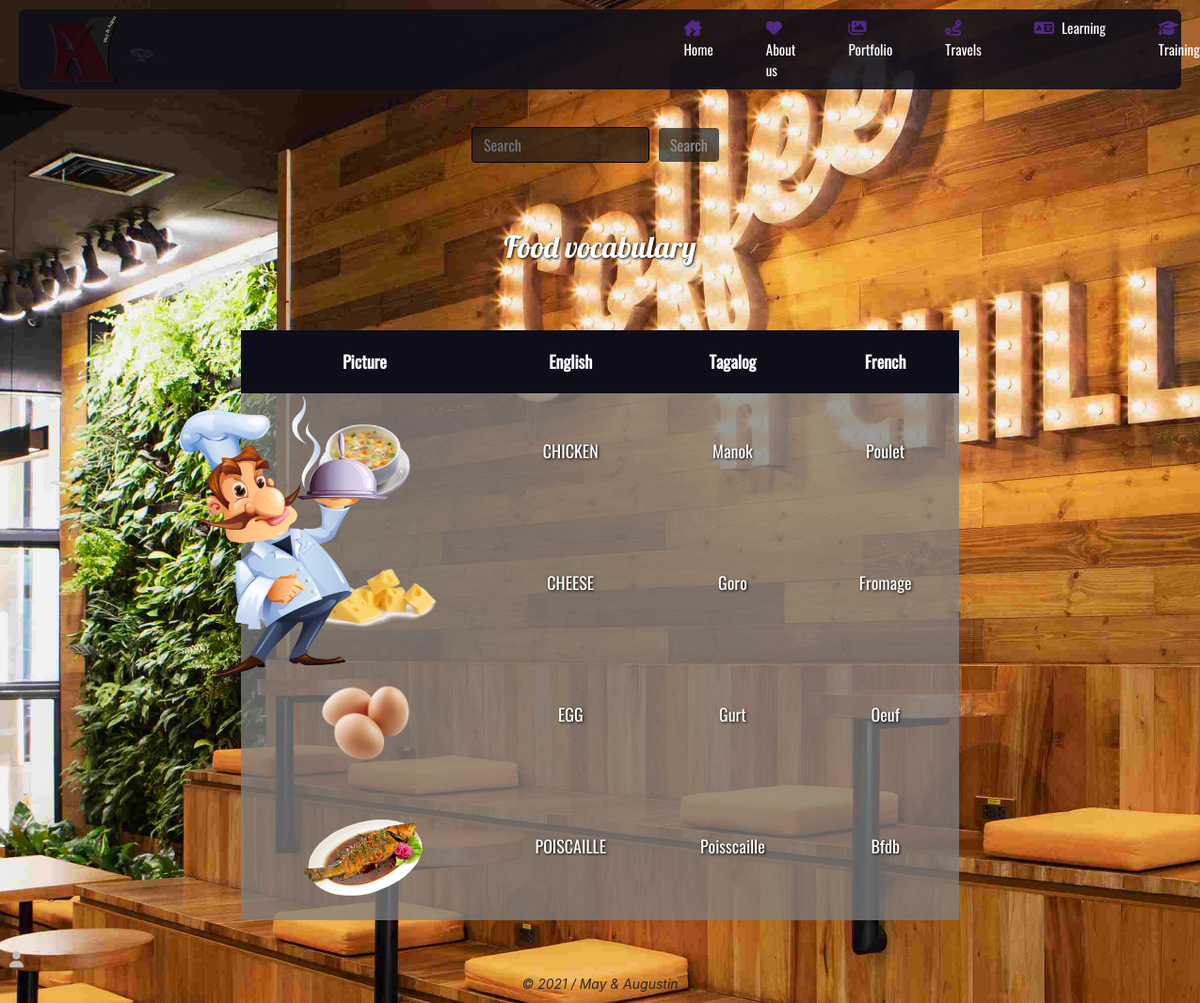
Page /cooking.php on the committed database.
### tables this page shows
CREATE TABLE IF NOT EXISTS `cooking` (
  `id` int NOT NULL AUTO_INCREMENT,
  `picture` varchar(255) NOT NULL,
  `tagalog` varchar(255) DEFAULT NULL,
  `french` varchar(255) DEFAULT NULL,
  `english` varchar(255) DEFAULT NULL,
  PRIMARY KEY (`id`)
);

### assets/functions/queries.php (called while the page is built, shortened)
<?php
$cooking = $bdd->query('SELECT * FROM cooking');

### assets/functions/functions.php (called while the page is built, shortened)
<?php
require('env.php');
try {
    $bdd = new PDO('mysql:host=localhost;dbname=tagalog;charset=utf8', $user, $mdp);
}
catch (Exception $e) {
    die('Erreur : ' . $e->getMessage());
}
require('queries.php');

### cooking.php (the view, shortened to what this page needs)
<?php
    require('assets/functions/functions.php');
    include('assets/header.php');
?>
<div class="main-container main-container-cooking">
    <section class="search-section">
        <form class="form-inline">
            <input class="form-control" type="search" placeholder="Search" aria-label="Search">
            <button class="btn btn-outline-success" type="submit">Search</button>
        </form>
    </section>
        <img src="assets/pictures/vocabulary/cooking/background.png" alt="background chef" class="background-picture">
        <section class="words-section-cooking">
                <h2>Food vocabulary</h2>
                <article class="cooking-article-words">
                    <table>
                        <tr>
                            <th>Picture</th>
                            <th>English</th>
                            <th>Tagalog</th>
                            <th>French</th>
                        </tr>
                        <?php while ($data = $cooking->fetch()) { ?>
                            <tr>
                                <td><img src="assets/pictures/vocabulary/cooking/<?php echo $data['picture']; ?>" class="picture-cooking" alt=""></td>
                                <td class="english-trad"><p><?php echo $data['english']; ?></p></td>
                                <td class="tagalog-trad"><p><?php echo $data['tagalog']; ?></p></td>
                                <td class="french-trad"><p><?php echo $data['french']; ?></p></td>
                            </tr>
                        <?php }; ?>
                    </table>
                </article>
        </section>
</div>
<?php include('assets/footer.php'); ?>

### scss/style.css (style rules this page uses)
body { display:-webkit-box;display:-ms-flexbox;display:flex;-webkit-box-orient:vertical;-webkit-box-direction:normal;-ms-flex-direction:column;flex-direction:column;-webkit-box-pack:justify;-ms-flex-pack:justify;justify-content:space-between }
.cooking-body { background-image:url("../assets/pictures/vocabulary/cooking/background-1.jpeg");background-size:cover }
.main-container { width:95%;margin:0 auto }
h2 { text-align:center;color:white;font-family:'Lobster-regular';margin:40px 0 70px 0;text-shadow:1px 1px 3px #000000 }
.tagalog-trad::first-letter,.french-trad::first-letter { text-transform:uppercase }
.english-trad { text-transform:uppercase }
.search-section { padding:30px 0;font-family:'Oswald-regular' }
.search-section form { display:-webkit-box;display:-ms-flexbox;display:flex;-webkit-box-pack:center;-ms-flex-pack:center;justify-content:center }
.search-section form input { background-color:#181818b0;color:white;border:1px solid black }
.search-section form button { background-color:#181818b0;color:#919191;margin:0 10px;border:none }
.main-container-cooking { border-radius:5px }
.main-container-cooking .background-picture { height:300px;position:absolute;top:420px;left:190px }
.main-container-cooking .words-section-cooking { font-family:'Oswald-regular';color:white }
.main-container-cooking .words-section-cooking .cooking-article-words table { margin:20px auto;text-align:center }
.main-container-cooking .words-section-cooking .cooking-article-words table th { padding:20px;background-color:#0e0e1a;font-size:18px }
.main-container-cooking .words-section-cooking .cooking-article-words table td { padding:20px 50px;background-color:#808080c2;text-shadow:1px 1px 3px #000000;font-size:18px }
.main-container-cooking .words-section-cooking .cooking-article-words table td .picture-cooking { height:100px }

### rows in the picture
cooking: english "CHICKEN", tagalog "manok", french "poulet"
cooking: english "CHEESE", tagalog "goro", french "fromage"
cooking: picture (picture), english "EGG", tagalog "gurt", french "Oeuf"
cooking: picture (picture), english "POISCAILLE", tagalog "Poisscaille", french "bfdb"
